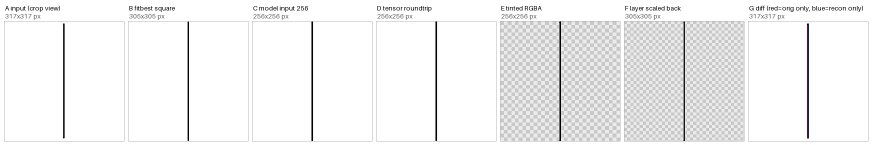
#> input picture analysis/stages/I01_vertical_long/montage.png, 1744 x 290 px (shown at 1/2 size)
$ python -i diag_real_samples.py   (imports and definitions only)
#> lines starting #> are read from the running program, lines starting #| are printed output that depends on the picture
#> further down, picture is the input picture: PIL image 1744x290 RGB; mean R, G, B 241.7, 241.6, 241.7
"""診斷腳本 4：量化你用網頁 demo 打 API 得到的真實輸出（yong_eight_strokes_samples.zip）。
用法：python analysis/diag_real_samples.py <解壓後的樣本資料夾>
量：模型空間的輸入線寬、輸出最粗線寬、墨量比、輸出 bbox 佔比、是否觸到畫布邊（被裁切）、
質心漂移、recall（輸入墨跡被輸出±12px 覆蓋的比例）、precision（輸出落在輸入±12px 內的比例）。
只需 numpy + Pillow。"""
import json, sys, numpy as np
from PIL import Image
root = sys.argv[1]
def fitbest256(img):
    g = np.asarray(img.convert("L")); rows, cols = np.where(g < 100)
#> after `rows, cols = np.where(g < 100)`: rows = 7303 values from 12 to 281; cols = 7303 values, max 1725 at index 434, min 11 at index 1146, mean 907.6
    mn_x, mx_x, mn_y, mx_y = rows.min(), rows.max(), cols.min(), cols.max()
#> mn_x = 12; mx_x = 281; mn_y = 11; mx_y = 1725
    cr = Image.fromarray(g).crop((mn_y-1, mn_x-1, mx_y+1, mx_x+1)); w, h = mx_y-mn_y+2, mx_x-mn_x+2; S = max(w, h)
#> after `cr = Image.fromarray(g).crop((mn_y - 1, mn_x - 1, mx_y + 1, mx_x + 1))`:
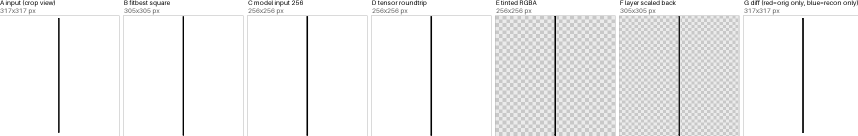
#> cr: PIL image 1716x271 L (shown at 1/2 size); min 0, max 255, mean 240.8
#> after `w, h = (mx_y - mn_y + 2, mx_x - mn_x + 2)`: w = 1716; h = 271
#> after `S = max(w, h)`: S = 1716
    cv = Image.new("L", (S, S), 255); cv.paste(cr, (0, (S-h)//2) if w > h else ((S-w)//2, 0))
#> after `cv = Image.new('L', (S, S), 255)`: cv: PIL image 1716x1716 L; every value is 255
#> after `cv.paste(cr, (0, (S - h) // 2) if w > h else ((S - w) // 2, 0))`:
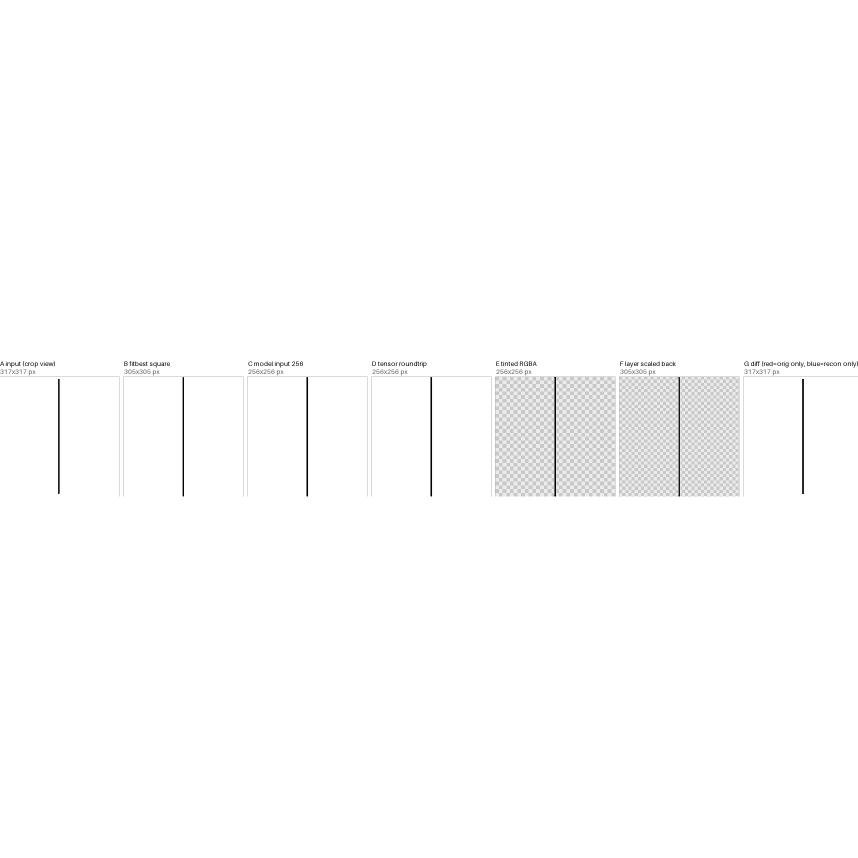
#> cv: PIL image 1716x1716 L (shown at 1/2 size); min 0, max 255, mean 252.8
    return np.asarray(cv.resize((256, 256))) < 100, S
def erode_depth(b):
    d = 0; b = b.copy()
    while b.any():
        p = np.pad(b, 1); e = p[1:-1,1:-1].copy()
        for dy in (-1,0,1):
            for dx in (-1,0,1): e &= p[1+dy:p.shape[0]-1+dy, 1+dx:p.shape[1]-1+dx]
        b = e; d += 1
    return 2*d-1
def dilate(b, r):
    for _ in range(r):
        p = np.pad(b, 1); e = p[1:-1,1:-1].copy()
        for dy in (-1,0,1):
            for dx in (-1,0,1): e |= p[1+dy:p.shape[0]-1+dy, 1+dx:p.shape[1]-1+dx]
        b = e
    return b
# [3 lines not run here, left out]
rows=[]
# [20 lines not run here, left out]

>>> from PIL import Image
>>> picture = Image.open('stages/I01_vertical_long/montage.png')
>>> result = fitbest256(picture)
